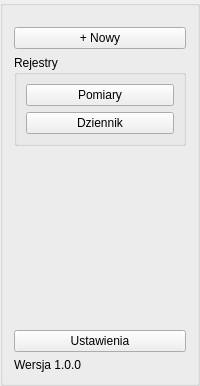
     <widget class="QGroupBox" name="groupBox_8">
      <property name="title">
       <string/>
      </property>
      <layout class="QGridLayout" name="gridLayout_9">
       <item row="0" column="0">
        <layout class="QVBoxLayout" name="verticalLayout_2">
         <property name="topMargin">
          <number>10</number>
         </property>
         <item>
          <widget class="QPushButton" name="newMeasurement_pushButton">
           <property name="text">
            <string>+ Nowy</string>
           </property>
          </widget>
         </item>
         <item>
          <widget class="QGroupBox" name="groupBox">
           <property name="title">
            <string>Rejestry</string>
           </property>
           <layout class="QVBoxLayout" name="verticalLayout">
            <item>
             <widget class="QPushButton" name="measReg_pushButton">
              <property name="text">
               <string>Pomiary</string>
              </property>
             </widget>
            </item>
            <item>
             <widget class="QPushButton" name="logbook_pushButton">
              <property name="enabled">
               <bool>true</bool>
              </property>
              <property name="text">
               <string>Dziennik</string>
              </property>
             </widget>
            </item>
           </layout>
          </widget>
         </item>
         <item>
          <spacer name="verticalSpacer">
           <property name="orientation">
            <enum>Qt::Vertical</enum>
           </property>
           <property name="sizeHint" stdset="0">
            <size>
             <width>20</width>
             <height>178</height>
            </size>
           </property>
          </spacer>
         </item>
         <item>
          <widget class="QPushButton" name="settings_pushButton">
           <property name="text">
            <string>Ustawienia</string>
           </property>
          </widget>
         </item>
         <item>
          <widget class="QLabel" name="version_label">
           <property name="text">
            <string>Wersja 1.0.0</string>
           </property>
          </widget>
         </item>
        </layout>
       </item>
      </layout>
     </widget>
